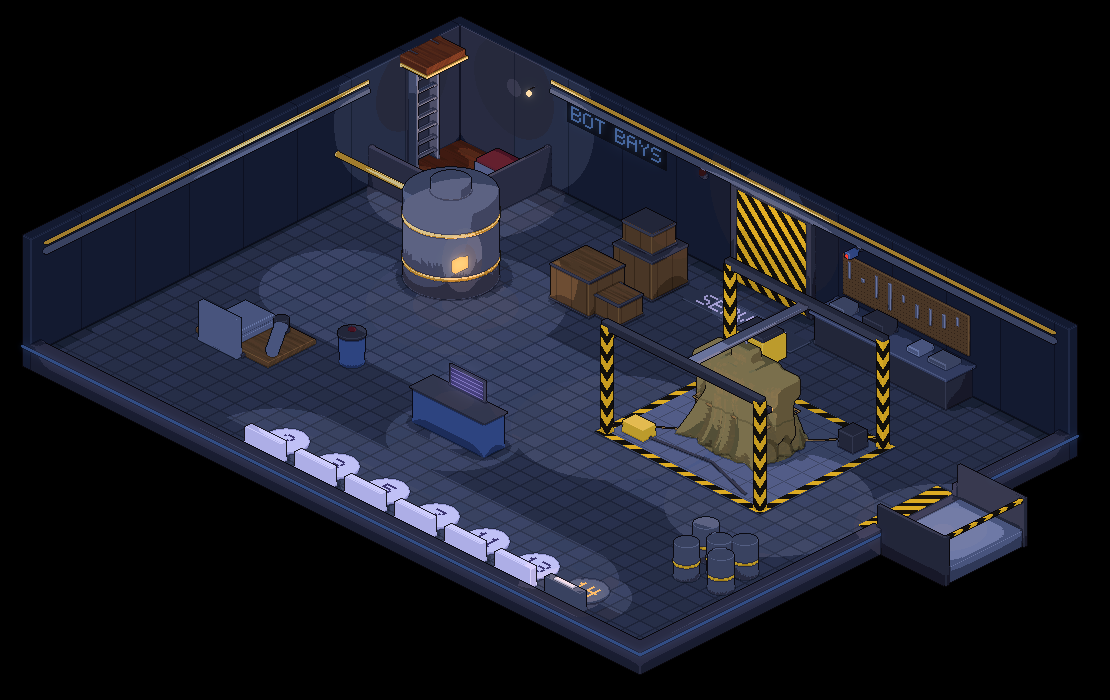
#> input picture assets/maps/bots/base-night.png, 1110 x 700 px, found by its file name
$ python empty_bot_frame.py
#> lines starting #> are read from the running program, lines starting #| are printed output that depends on the picture; after the words box and inside, x2 and y2 are one past the last pixel; in counts of white or black regions, pixels touching at a corner belong together
#!/usr/bin/env python3
"""Make the Bot bays' Alert art: the red-lit deck with the mech and its tarp gone from the repair frame.

Day and Night keep the mech under its tarp, which is how the crew find it on day 2 and on heist night. Alert is
session 4, when the mercenaries have taken it. The work is done on the Night image, where the floor is easy to tell
from the tarp: the floor under it is cloned from the same floor elsewhere (tiles repeat every world unit), and the
frame's two hidden hazard stripes are carried on along their own length. Each new pixel is then given Alert's light,
taken from the nearest pixel of the same Night colour in the Alert art as it was imported. Run it from the repo root:

    uv run --no-project --with pillow python scripts/empty_bot_frame.py

It rewrites assets/maps/bots/base-alert.png and updates its sha256 and size in assets/manifest.yaml.
"""

import hashlib
import io
import re
import subprocess
from collections import Counter
from pathlib import Path

from PIL import Image, ImageDraw

IMPORTED = "fb091fc"  # the last commit with the Alert art as it came from the Heist maps canvas, the mech in the frame
SRC = "assets/maps/bots/base-night.png"
ALERT = "assets/maps/bots/base-alert.png"
OX, OY = 460, 150

# The frame on the floor, in world units, read off the art.
X0, X1, Y0, Y1 = 11.65, 17.0, 2.72, 7.0
STRIPE = 0.13  # half the width of a hazard stripe, in world units

# Around the tarp and what shows beside it, in art pixels. Crop (620, 300), 5x, is how these were read.
TARP = [(360, 255), (500, 180), (650, 205), (715, 125), (840, 145), (842, 305), (810, 325), (975, 395), (990, 505), (1000, 620), (1040, 690), (1000, 800), (830, 880), (650, 880), (515, 815), (385, 745), (262, 660), (342, 530), (372, 440), (352, 300)]
TARP = [(620 + x / 5, 300 + y / 5) for x, y in TARP]


def world(x: int, y: int) -> tuple[float, float]:
    a, b = (x - OX) / 30, (y - OY) / 15
    return (a + b) / 2, (b - a) / 2


def over_tarp(x: int, y: int) -> tuple[bool, bool]:
    """The front post, and the front beam or the rear rail. All three are drawn over the tarp, so they stay."""
    cx, cy = (x - 620) * 5, (y - 300) * 5
    post = 665 <= cx <= 735 and cy >= 490
    band = (0.5 * cx + 130 <= cy <= 0.5 * cx + 196 and cx <= 745) or (-0.445 * cx + 425 <= cy <= -0.445 * cx + 492)
    return post, band


def imported(path: str) -> Image.Image:
    data = subprocess.run(["git", "show", f"{IMPORTED}:{path}"], check=True, capture_output=True).stdout
    return Image.open(io.BytesIO(data)).convert("RGB")


def main() -> None:
    img = Image.open(SRC).convert("RGB")
#> img is the input picture: PIL image 1110x700 RGB; mean R, G, B 27.5, 29.4, 39.5
    px = img.load()
    shape = Image.new("L", img.size, 0)
#> shape: PIL image 1110x700 L; every value is 0
    ImageDraw.Draw(shape).polygon(TARP, fill=255)
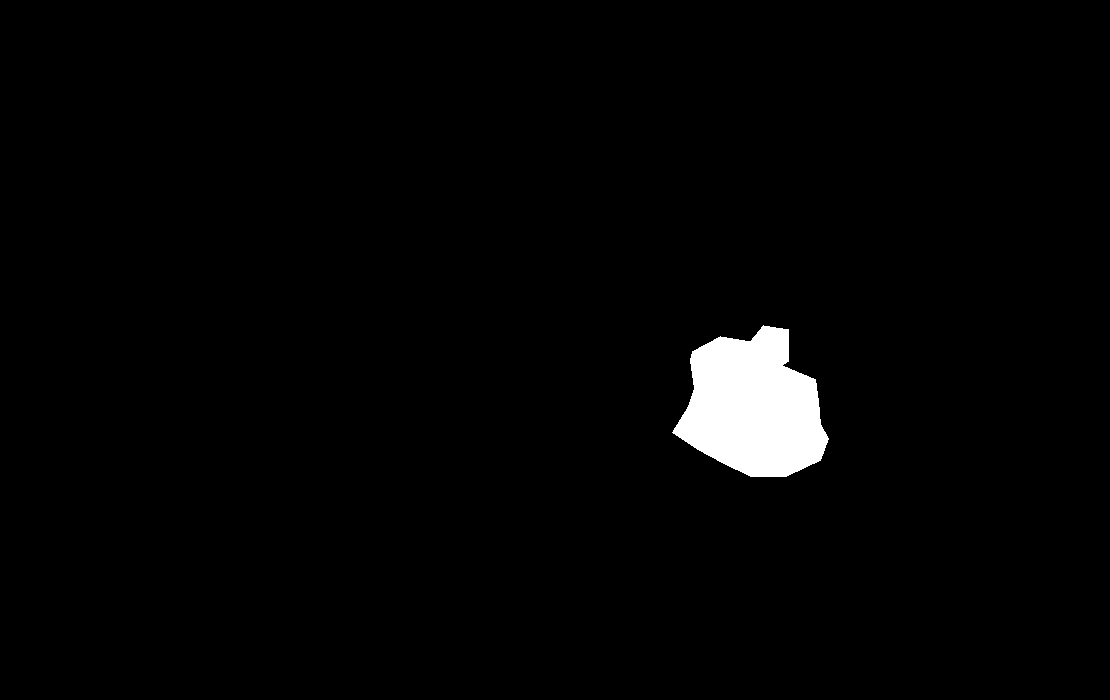
#> shape: PIL image 1110x700 L; 2.1% white; 1 white region, box (x1, y1, x2, y2) and area: (672, 325, 829, 477) 16237
    area = shape.load()
    x0, y0, x1, y1 = shape.getbbox()
#> x0 = 672; y0 = 325; x1 = 829; y1 = 477
    def in_front(x: int, y: int) -> bool:
#> called with x = 672, y = 432
        post, band = over_tarp(x, y)
        r, _, b = px[x, y]
#> r = 82; b = 135
        return post or (band and r - b < 18)  # along the beam and rail, whatever is still tarp-coloured goes

    hole = {(x, y) for x in range(x0, x1) for y in range(y0, y1) if area[x, y] and not in_front(x, y)}
#> hole = 13549 items
    keep_out = hole | {(x, y) for x in range(x0 - 10, x1 + 10) for y in range(y0 - 10, y1 + 10) if over_tarp(x, y)[0] or over_tarp(x, y)[1]}
#> keep_out = 17583 items

    # the floor is one repeating tile, so each pixel takes the commonest colour at its place in the tile
    def phase(x: int, y: int) -> tuple[int, int]:
        k = y // 15
        return (x - 30 * k) % 60, y - 15 * k

    def tile(sample) -> dict[tuple[int, int], tuple[int, int, int]]:
        seen: dict[tuple[int, int], Counter] = {}
        for x in range(560, 960):
            for y in range(260, 560):
                if (x, y) not in keep_out and not any(over_tarp(x, y)) and sample(*world(x, y)) and px[x, y][0] - px[x, y][2] < 0:
                    seen.setdefault(phase(x, y), Counter())[px[x, y]] += 1
        return {k: c.most_common(1)[0][0] for k, c in seen.items() if sum(c.values()) >= 3}  # never a stray speck

    in_frame = tile(lambda wx, wy: X0 + 0.3 <= wx <= X1 - 0.3 and Y0 + 0.3 <= wy <= Y1 - 0.3)
    round_it = tile(lambda wx, wy: (12.3 <= wx <= 13.7 and 0.7 <= wy <= 1.9) or (8.2 <= wx <= 11.0 and 2.6 <= wy <= 3.9))
    out = img.copy()
    done = out.load()
    for x, y in hole:
        wx, wy = world(x, y)
        floor = in_frame if X0 <= wx <= X1 and Y0 <= wy <= Y1 else round_it
        u, v = phase(x, y)
        near = sorted(floor, key=lambda k: min(abs(k[0] - u), 60 - abs(k[0] - u)) ** 2 + (k[1] - v) ** 2)
        done[x, y] = floor[near[0]]

    # the two stripes the tarp hid: each is carried on from the part of it that shows
    def carry(on_stripe, step: tuple[int, int]) -> None:
        cells = [(x, y) for x, y in hole if on_stripe(*world(x, y))]
        for x, y in sorted(cells, key=lambda p: (p[0] * step[0] + p[1] * step[1]), reverse=True):
            sx, sy = x + step[0], y + step[1]
            for _ in range(12):
                if (sx, sy) not in keep_out:
                    done[x, y] = px[sx, sy]
                    break
                sx, sy = sx + step[0], sy + step[1]

    near_x = lambda wx, wy: abs(wx - X0) <= STRIPE and wy >= Y0 - STRIPE
    near_y = lambda wx, wy: abs(wy - Y0) <= STRIPE and wx >= X0 - STRIPE
    carry(near_x, (-PERIOD_X[0], PERIOD_X[1]))
    carry(near_y, PERIOD_Y)
    # the rear post's foot, which only the tarp hid: the front post's, at the same height from the floor
    for x in range(722, 738):
        for y in range(330, 372):
            if (x, y) in hole:
                r, g, b = px[x + 30, y + 145]
                if r > 150 and b < 90 or r + g + b < 60:
                    done[x, y] = (r, g, b)
    relit = relight(px, done, hole, (x0, y0, x1, y1))
    relit.save(ALERT, optimize=True)
    data = Path(ALERT).read_bytes()
    manifest = Path("assets/manifest.yaml")
    rel = ALERT.removeprefix("assets/")
    pattern = re.compile(rf'(  - path: {re.escape(rel)}.*\n(?:    (?!sha256).*\n)*?    sha256: ")[0-9a-f]+("\n    bytes: )\d+')
    text, n = pattern.subn(lambda m: f"{m.group(1)}{hashlib.sha256(data).hexdigest()}{m.group(2)}{len(data)}", manifest.read_text())
    assert n == 1, rel
    manifest.write_text(text)


def relight(night, empty, hole: set[tuple[int, int]], box: tuple[int, int, int, int]) -> Image.Image:
    """The Alert art with the hole filled: each new pixel takes Alert's colour at the nearest pixel around the hole
    whose Night colour is the one the hole now has there, so the red light falls on the bare floor as it does beside it."""
    alert = imported(ALERT)
    lit = alert.load()
    x0, y0, x1, y1 = box
    around: dict[tuple[int, int, int], list[tuple[int, int]]] = {}
    for x in range(x0 - 70, x1 + 70):
        for y in range(y0 - 70, y1 + 70):
            if (x, y) not in hole and night[x, y] != (0, 0, 0):
                around.setdefault(night[x, y], []).append((x, y))
    for x, y in hole:
        c = empty[x, y]
        if c not in around:  # a colour only the tarp hid: the closest one that does show
            c = min(around, key=lambda k: sum((a - b) ** 2 for a, b in zip(k, c)))
        qx, qy = min(around[c], key=lambda q: (q[0] - x) ** 2 + (q[1] - y) ** 2)
        lit[x, y] = lit[qx, qy]
    return alert


PERIOD_X = (44, 22)  # one light and dark stripe along each edge, in art pixels
PERIOD_Y = (44, 22)

if __name__ == "__main__":
#> (the run stopped early here; a loop or call above may not have finished)
